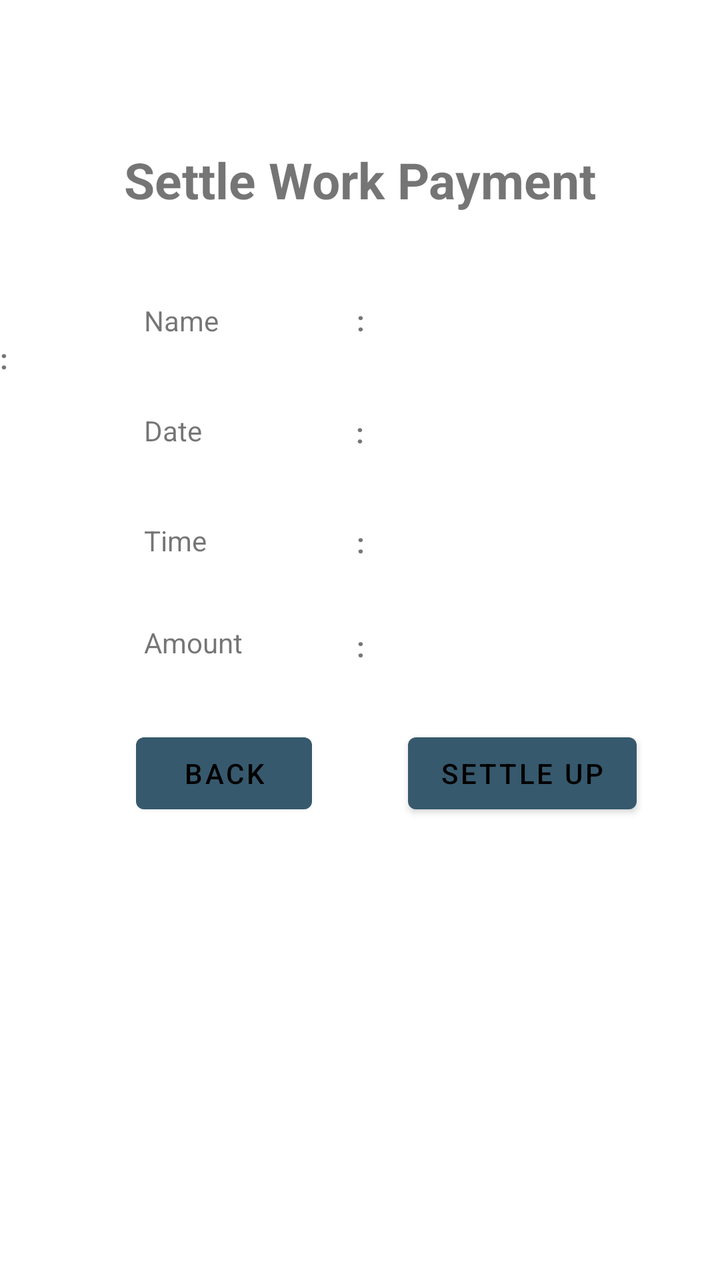
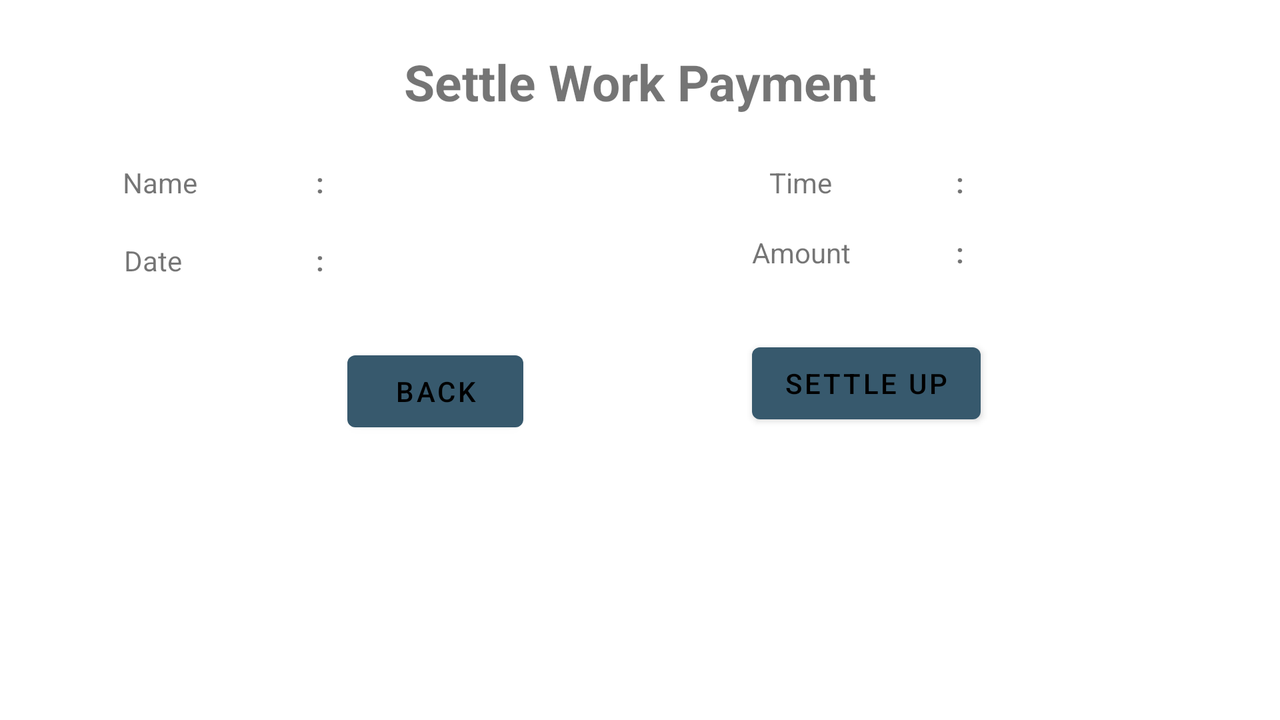

The same Android screen from two of the app's own layout files: first res/layout/ as a phone draws it, then the repository's variant for another configuration, drawn on a device whose configuration selects that folder. Both files follow.
<!-- AndroidManifest.xml: application theme Theme.Paylog -->
<!-- res/layout/activity_settle_payment.xml -->
<?xml version="1.0" encoding="utf-8"?>
<androidx.constraintlayout.widget.ConstraintLayout xmlns:android="http://schemas.android.com/apk/res/android"
    xmlns:app="http://schemas.android.com/apk/res-auto"
    xmlns:tools="http://schemas.android.com/tools"
    android:layout_width="match_parent"
    android:layout_height="match_parent"
    tools:context=".activities.SettlePaymentActivity">

    <androidx.constraintlayout.widget.Guideline
        android:id="@+id/guideline2"
        android:layout_width="wrap_content"
        android:layout_height="wrap_content"
        android:orientation="vertical"
        app:layout_constraintGuide_begin="205dp"
        app:layout_constraintGuide_percent="0.5" />

    <TextView
        android:id="@+id/settlePayTitle"
        android:layout_width="wrap_content"
        android:layout_height="wrap_content"
        android:layout_marginTop="28dp"
        android:text="@string/settle_payment_settle_work_payment"
        android:textSize="25dp"
        android:textStyle="bold"
        app:layout_constraintEnd_toEndOf="parent"
        app:layout_constraintStart_toStartOf="parent"
        app:layout_constraintTop_toTopOf="@+id/guideline4" />

    <TextView
        android:id="@+id/textView2"
        android:layout_width="wrap_content"
        android:layout_height="wrap_content"
        android:layout_marginTop="44dp"
        android:text="@string/settle_payment_colon"
        android:textStyle="bold"
        app:layout_constraintEnd_toEndOf="parent"
        app:layout_constraintHorizontal_bias="0.501"
        app:layout_constraintStart_toStartOf="parent"
        app:layout_constraintTop_toBottomOf="@+id/settlePayTitle" />

    <TextView
        android:id="@+id/textView3"
        android:layout_width="0dp"
        android:layout_height="37dp"
        android:text="@string/settle_payment_colon"
        android:textStyle="bold"
        app:layout_constraintEnd_toEndOf="parent"
        app:layout_constraintStart_toStartOf="parent"
        app:layout_constraintTop_toBottomOf="@+id/textView2" />

    <TextView
        android:id="@+id/textView4"
        android:layout_width="wrap_content"
        android:layout_height="wrap_content"
        android:text="@string/settle_payment_colon"
        android:textStyle="bold"
        app:layout_constraintEnd_toEndOf="parent"
        app:layout_constraintStart_toStartOf="parent"
        app:layout_constraintTop_toBottomOf="@+id/textView3" />

    <TextView
        android:id="@+id/textView5"
        android:layout_width="wrap_content"
        android:layout_height="wrap_content"
        android:layout_marginTop="36dp"
        android:text="@string/settle_payment_colon"
        android:textStyle="bold"
        app:layout_constraintEnd_toEndOf="parent"
        app:layout_constraintHorizontal_bias="0.501"
        app:layout_constraintStart_toStartOf="parent"
        app:layout_constraintTop_toBottomOf="@+id/textView4" />

    <TextView
        android:id="@+id/textView6"
        android:layout_width="wrap_content"
        android:layout_height="wrap_content"
        android:layout_marginTop="88dp"
        android:text="@string/settle_payment_colon"
        android:textStyle="bold"
        app:layout_constraintEnd_toEndOf="parent"
        app:layout_constraintHorizontal_bias="0.501"
        app:layout_constraintStart_toStartOf="parent"
        app:layout_constraintTop_toBottomOf="@+id/textView4" />

    <TextView
        android:id="@+id/settlePay_Name"
        android:layout_width="wrap_content"
        android:layout_height="wrap_content"
        android:layout_marginTop="44dp"
        android:text="@string/common_name"
        app:layout_constraintStart_toStartOf="@+id/guideline3"
        app:layout_constraintTop_toBottomOf="@+id/settlePayTitle" />

    <TextView
        android:id="@+id/settlePay_Date"
        android:layout_width="wrap_content"
        android:layout_height="wrap_content"
        android:layout_marginTop="36dp"
        android:text="@string/settle_payment_date"
        app:layout_constraintStart_toStartOf="@+id/guideline3"
        app:layout_constraintTop_toBottomOf="@+id/settlePay_Name" />

    <TextView
        android:id="@+id/settlePay_Time"
        android:layout_width="wrap_content"
        android:layout_height="wrap_content"
        android:layout_marginTop="36dp"
        android:text="@string/settle_payment_time"
        app:layout_constraintStart_toStartOf="@+id/guideline3"
        app:layout_constraintTop_toBottomOf="@+id/settlePay_Date" />

    <TextView
        android:id="@+id/settlePay_tobePaid"
        android:layout_width="wrap_content"
        android:layout_height="wrap_content"
        android:layout_marginTop="32dp"
        android:text="@string/settle_payment_amount"
        app:layout_constraintStart_toStartOf="@+id/guideline3"
        app:layout_constraintTop_toBottomOf="@+id/settlePay_Time" />

    <androidx.constraintlayout.widget.Guideline
        android:id="@+id/guideline3"
        android:layout_width="wrap_content"
        android:layout_height="wrap_content"
        android:orientation="vertical"
        app:layout_constraintGuide_begin="-6dp"
        app:layout_constraintGuide_percent="0.2" />

    <TextView
        android:id="@+id/name_value"
        android:layout_width="wrap_content"
        android:layout_height="wrap_content"
        android:layout_marginStart="24dp"
        android:layout_marginTop="44dp"
        android:text=""
        app:layout_constraintStart_toStartOf="@+id/guideline2"
        app:layout_constraintTop_toBottomOf="@+id/settlePayTitle" />

    <TextView
        android:id="@+id/date_value"
        android:layout_width="wrap_content"
        android:layout_height="wrap_content"
        android:layout_marginStart="24dp"
        android:layout_marginTop="36dp"
        android:text=""
        app:layout_constraintStart_toStartOf="@+id/guideline2"
        app:layout_constraintTop_toBottomOf="@+id/name_value" />

    <TextView
        android:id="@+id/time_value"
        android:layout_width="wrap_content"
        android:layout_height="wrap_content"
        android:layout_marginStart="24dp"
        android:layout_marginTop="36dp"
        android:text=""
        app:layout_constraintStart_toStartOf="@+id/guideline2"
        app:layout_constraintTop_toBottomOf="@+id/date_value" />

    <TextView
        android:id="@+id/amount_value"
        android:layout_width="wrap_content"
        android:layout_height="wrap_content"
        android:layout_marginStart="24dp"
        android:layout_marginTop="32dp"
        android:text=""
        app:layout_constraintStart_toStartOf="@+id/guideline2"
        app:layout_constraintTop_toBottomOf="@+id/time_value" />

    <Button
        android:id="@+id/btn_back"
        android:layout_width="wrap_content"
        android:layout_height="wrap_content"
        android:layout_marginTop="32dp"
        android:layout_marginEnd="24dp"
        android:text="@string/settle_payment_back"
        app:layout_constraintEnd_toStartOf="@+id/guideline2"
        app:layout_constraintTop_toBottomOf="@+id/settlePay_tobePaid" />

    <Button
        android:id="@+id/btn_pay"
        android:layout_width="wrap_content"
        android:layout_height="wrap_content"
        android:layout_marginStart="24dp"
        android:layout_marginTop="32dp"
        android:text="@string/settle_payment_settle_up"
        app:layout_constraintStart_toStartOf="@+id/guideline2"
        app:layout_constraintTop_toBottomOf="@+id/amount_value" />

    <androidx.constraintlayout.widget.Guideline
        android:id="@+id/guideline4"
        android:layout_width="wrap_content"
        android:layout_height="wrap_content"
        android:orientation="horizontal"
        app:layout_constraintGuide_begin="45dp" />
</androidx.constraintlayout.widget.ConstraintLayout>
<!-- resources referenced by this layout -->
<resources>
  <string name="common_name">Name</string>
  <string name="settle_payment_amount">Amount</string>
  <string name="settle_payment_back">Back</string>
  <string name="settle_payment_colon">:</string>
  <string name="settle_payment_date">Date</string>
  <string name="settle_payment_settle_up">Settle Up</string>
  <string name="settle_payment_settle_work_payment">Settle Work Payment</string>
  <string name="settle_payment_time">Time</string>
  <style name="Theme.Paylog" parent="Theme.MaterialComponents.DayNight.DarkActionBar">
          
          <item name="colorPrimary">@color/primaryColor</item>
          <item name="colorPrimaryVariant">@color/primaryLight</item>
          <item name="colorOnPrimary">@color/black</item>
          
          <item name="colorSecondary">@color/secondary</item>
          <item name="colorSecondaryVariant">@color/secondaryLight</item>
          <item name="colorOnSecondary">@color/white</item>
          
          <item name="android:statusBarColor">?attr/colorPrimaryVariant</item>
          
      </style>
  <color name="primaryColor">#37596d</color>
  <color name="primaryLight">#64869b</color>
  <color name="black">#FF000000</color>
  <color name="secondary">#3ddc84</color>
  <color name="secondaryLight">#7affb4</color>
  <color name="white">#FFFFFFFF</color>
</resources>
<!-- res/layout-land/activity_settle_payment.xml (the repository's variant of the layout above) -->
<!-- drawn on the phone turned sideways -->
<?xml version="1.0" encoding="utf-8"?>
<androidx.constraintlayout.widget.ConstraintLayout xmlns:android="http://schemas.android.com/apk/res/android"
    xmlns:app="http://schemas.android.com/apk/res-auto"
    xmlns:tools="http://schemas.android.com/tools"
    android:layout_width="match_parent"
    android:layout_height="match_parent"
    tools:context=".activities.SettlePaymentActivity">

    <TextView
        android:id="@+id/settlePayTitle"
        android:layout_width="wrap_content"
        android:layout_height="wrap_content"
        android:layout_marginTop="8dp"
        android:text="@string/settle_payment_settle_work_payment"
        android:textSize="25dp"
        android:textStyle="bold"
        app:layout_constraintEnd_toEndOf="parent"
        app:layout_constraintStart_toStartOf="parent"
        app:layout_constraintTop_toTopOf="@+id/guideline4" />

    <TextView
        android:id="@+id/textView2"
        android:layout_width="wrap_content"
        android:layout_height="wrap_content"
        android:layout_marginTop="24dp"
        android:text="@string/settle_payment_colon"
        android:textStyle="bold"
        app:layout_constraintEnd_toStartOf="@+id/guideline10"
        app:layout_constraintStart_toStartOf="parent"
        app:layout_constraintTop_toBottomOf="@+id/settlePayTitle" />

    <TextView
        android:id="@+id/textView4"
        android:layout_width="wrap_content"
        android:layout_height="wrap_content"
        android:layout_marginTop="20dp"
        android:text="@string/settle_payment_colon"
        android:textStyle="bold"
        app:layout_constraintEnd_toStartOf="@+id/guideline10"
        app:layout_constraintStart_toStartOf="parent"
        app:layout_constraintTop_toBottomOf="@+id/textView2" />

    <TextView
        android:id="@+id/textView5"
        android:layout_width="wrap_content"
        android:layout_height="wrap_content"
        android:layout_marginTop="24dp"
        android:text="@string/settle_payment_colon"
        android:textStyle="bold"
        app:layout_constraintEnd_toEndOf="parent"
        app:layout_constraintStart_toStartOf="@+id/guideline10"
        app:layout_constraintTop_toBottomOf="@+id/settlePayTitle" />

    <TextView
        android:id="@+id/textView6"
        android:layout_width="wrap_content"
        android:layout_height="wrap_content"
        android:layout_marginTop="16dp"
        android:text="@string/settle_payment_colon"
        android:textStyle="bold"
        app:layout_constraintEnd_toEndOf="parent"
        app:layout_constraintStart_toStartOf="@+id/guideline10"
        app:layout_constraintTop_toBottomOf="@+id/textView5" />

    <TextView
        android:id="@+id/settlePay_Name"
        android:layout_width="wrap_content"
        android:layout_height="wrap_content"
        android:layout_marginTop="24dp"
        android:text="@string/common_name"
        app:layout_constraintEnd_toStartOf="@+id/guideline9"
        app:layout_constraintStart_toStartOf="parent"
        app:layout_constraintTop_toBottomOf="@+id/settlePayTitle" />

    <TextView
        android:id="@+id/settlePay_Date"
        android:layout_width="wrap_content"
        android:layout_height="wrap_content"
        android:layout_marginTop="20dp"
        android:text="@string/settle_payment_date"
        app:layout_constraintEnd_toStartOf="@+id/guideline9"
        app:layout_constraintHorizontal_bias="0.474"
        app:layout_constraintStart_toStartOf="parent"
        app:layout_constraintTop_toBottomOf="@+id/settlePay_Name" />

    <TextView
        android:id="@+id/settlePay_Time"
        android:layout_width="wrap_content"
        android:layout_height="wrap_content"
        android:layout_marginTop="24dp"
        android:text="@string/settle_payment_time"
        app:layout_constraintEnd_toStartOf="@+id/guideline11"
        app:layout_constraintHorizontal_bias="0.503"
        app:layout_constraintStart_toStartOf="@+id/guideline10"
        app:layout_constraintTop_toBottomOf="@+id/settlePayTitle" />

    <TextView
        android:id="@+id/settlePay_tobePaid"
        android:layout_width="wrap_content"
        android:layout_height="wrap_content"
        android:layout_marginTop="16dp"
        android:text="@string/settle_payment_amount"
        app:layout_constraintEnd_toStartOf="@+id/guideline11"
        app:layout_constraintHorizontal_bias="0.507"
        app:layout_constraintStart_toStartOf="@+id/guideline10"
        app:layout_constraintTop_toBottomOf="@+id/settlePay_Time" />

    <TextView
        android:id="@+id/name_value"
        android:layout_width="wrap_content"
        android:layout_height="wrap_content"
        android:layout_marginTop="24dp"
        android:text=""
        app:layout_constraintEnd_toStartOf="@+id/guideline10"
        app:layout_constraintHorizontal_bias="0.497"
        app:layout_constraintStart_toEndOf="@+id/textView2"
        app:layout_constraintTop_toBottomOf="@+id/settlePayTitle" />

    <TextView
        android:id="@+id/date_value"
        android:layout_width="wrap_content"
        android:layout_height="wrap_content"
        android:layout_marginTop="16dp"
        android:text=""
        app:layout_constraintEnd_toStartOf="@+id/guideline10"
        app:layout_constraintHorizontal_bias="0.497"
        app:layout_constraintStart_toEndOf="@+id/textView4"
        app:layout_constraintTop_toBottomOf="@+id/name_value" />

    <TextView
        android:id="@+id/time_value"
        android:layout_width="wrap_content"
        android:layout_height="wrap_content"
        android:layout_marginTop="24dp"
        android:text=""
        app:layout_constraintEnd_toEndOf="parent"
        app:layout_constraintStart_toEndOf="@+id/textView5"
        app:layout_constraintTop_toBottomOf="@+id/settlePayTitle" />

    <TextView
        android:id="@+id/amount_value"
        android:layout_width="wrap_content"
        android:layout_height="0dp"
        android:layout_marginTop="16dp"
        android:text=""
        app:layout_constraintEnd_toEndOf="parent"
        app:layout_constraintStart_toStartOf="@+id/guideline11"
        app:layout_constraintTop_toBottomOf="@+id/time_value" />

    <Button
        android:id="@+id/btn_back"
        android:layout_width="wrap_content"
        android:layout_height="wrap_content"
        android:layout_marginTop="32dp"
        android:text="@string/settle_payment_back"
        app:layout_constraintEnd_toStartOf="@+id/guideline10"
        app:layout_constraintHorizontal_bias="0.748"
        app:layout_constraintStart_toStartOf="parent"
        app:layout_constraintTop_toBottomOf="@+id/settlePay_Date" />

    <Button
        android:id="@+id/btn_pay"
        android:layout_width="wrap_content"
        android:layout_height="wrap_content"
        android:layout_marginTop="32dp"
        android:text="@string/settle_payment_settle_up"
        app:layout_constraintEnd_toEndOf="parent"
        app:layout_constraintHorizontal_bias="0.272"
        app:layout_constraintStart_toStartOf="@+id/guideline10"
        app:layout_constraintTop_toBottomOf="@+id/settlePay_tobePaid" />

    <androidx.constraintlayout.widget.Guideline
        android:id="@+id/guideline4"
        android:layout_width="wrap_content"
        android:layout_height="wrap_content"
        android:orientation="horizontal"
        app:layout_constraintGuide_begin="16dp" />

    <androidx.constraintlayout.widget.Guideline
        android:id="@+id/guideline9"
        android:layout_width="wrap_content"
        android:layout_height="wrap_content"
        android:orientation="vertical"
        app:layout_constraintGuide_begin="20dp"
        app:layout_constraintGuide_percent="0.25" />

    <androidx.constraintlayout.widget.Guideline
        android:id="@+id/guideline10"
        android:layout_width="wrap_content"
        android:layout_height="wrap_content"
        android:orientation="vertical"
        app:layout_constraintGuide_begin="390dp"
        app:layout_constraintGuide_percent="0.50" />

    <androidx.constraintlayout.widget.Guideline
        android:id="@+id/guideline11"
        android:layout_width="wrap_content"
        android:layout_height="wrap_content"
        android:orientation="vertical"
        app:layout_constraintGuide_begin="20dp"
        app:layout_constraintGuide_percent="0.75" />

</androidx.constraintlayout.widget.ConstraintLayout>
